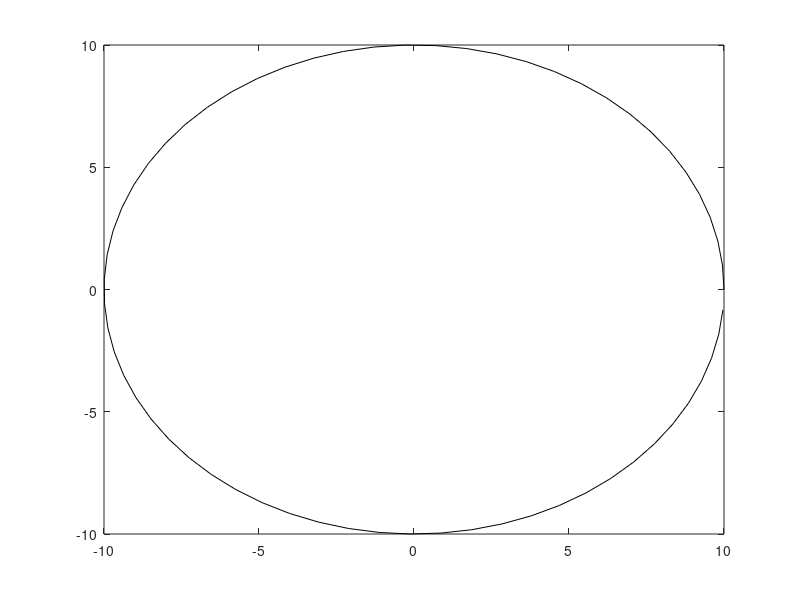

The MATLAB source for this figure: (Note: this script raises an error after producing the figure.)
clc
clear all
close all


x = [];
it = 1;
reta = [];

theta = 0:0.1:2*pi;
rad = 10;
xCenter=0;
yCenter=0;

xCoord = xCenter+rad*cos(theta);
yCoord = yCenter+rad*sin(theta);

figure
grid on
plot(xCoord, yCoord,'k')
hold on
xline(-3,'--r')
hold on
yline(0,'k')
hold on
xline(0,'k')
xlim([-11 0])
ylim([-11 11])
xlabel('Re')
ylabel('Im')
    